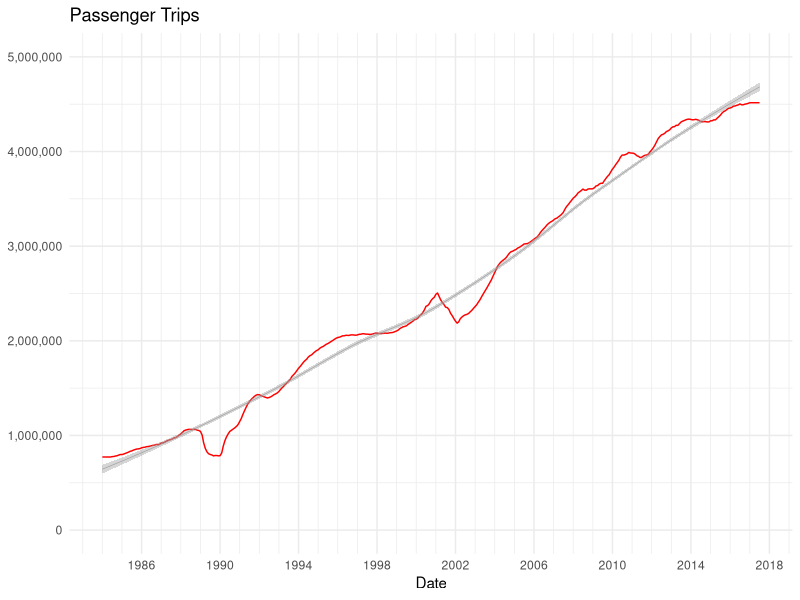
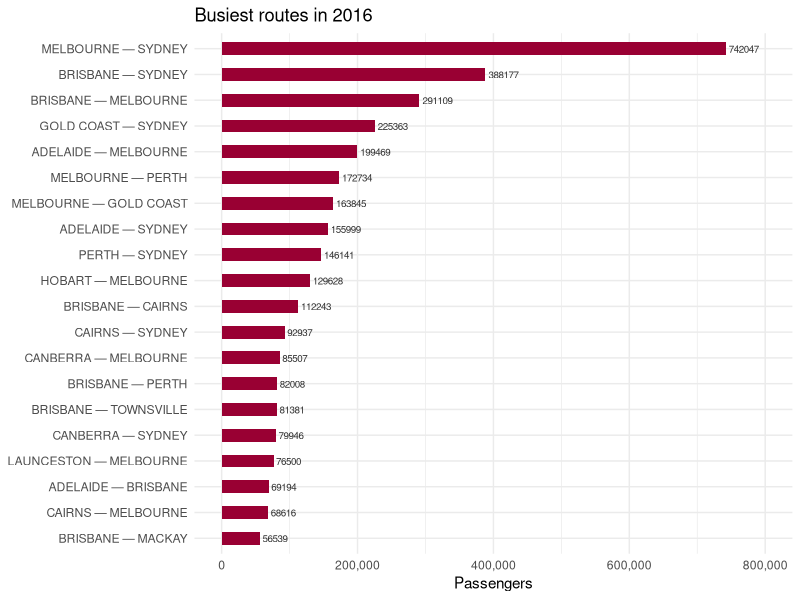
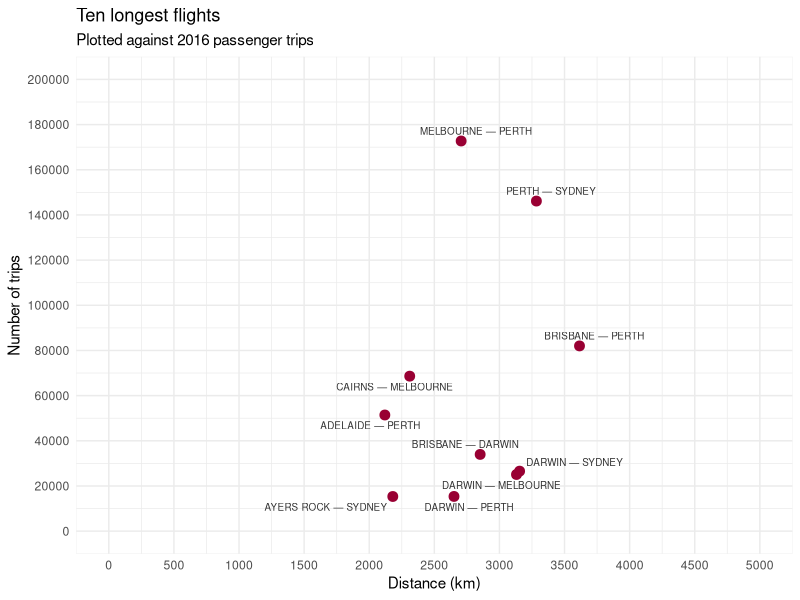
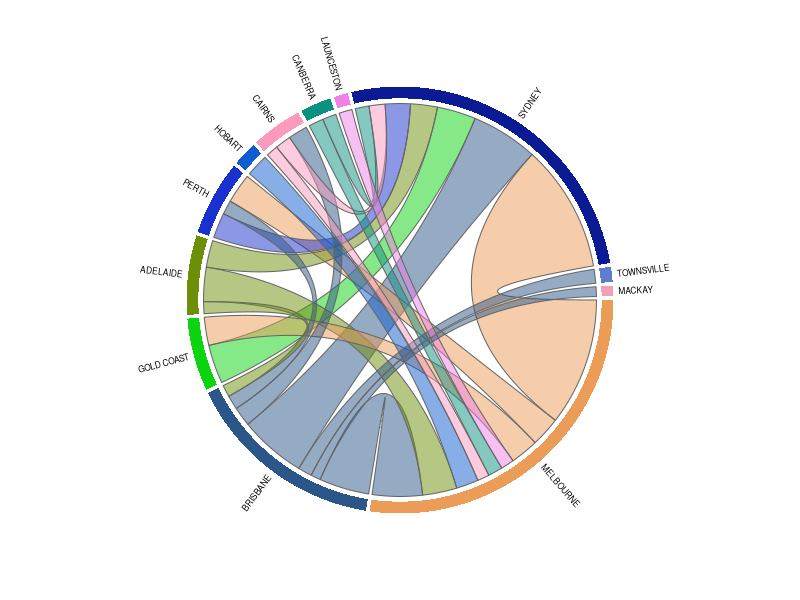
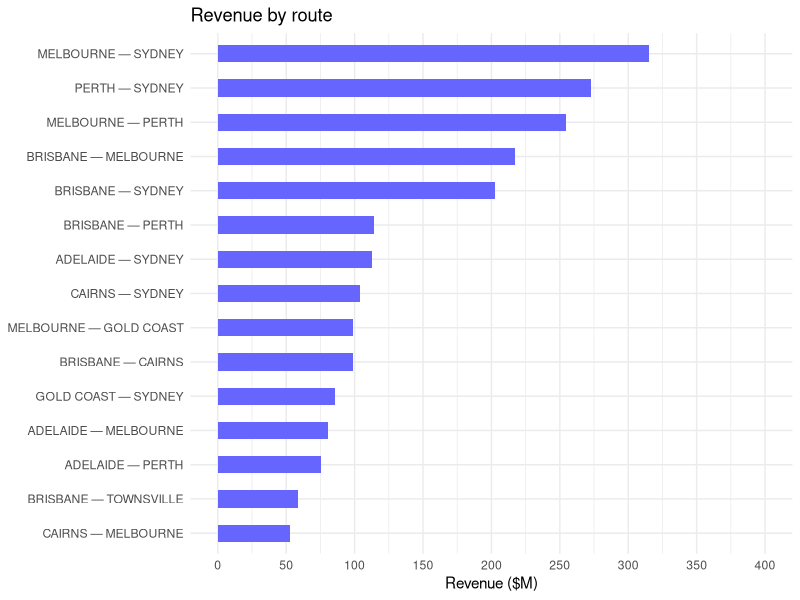
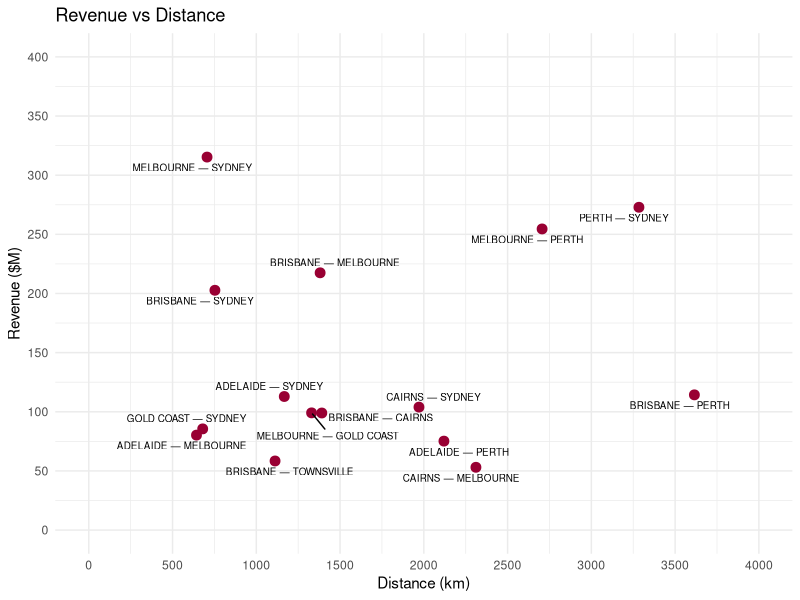

These figures' R source, in order:
## ---- chunk 1
rm(list=ls())
## ---- chunk 2
library(dplyr)
library(tidyr)
library(readr)
library(lubridate)
library(zoo)
library(ggplot2)
library(ggthemes)
library(gridExtra)
library(ggrepel)
library(RColorBrewer)
library(formattable)
library(circlize)
## ---- chunk 3
read_traffic <- function () {
  read_csv("data/domcitypairsweb-2017-10-04.csv")
}

transform_traffic <- function (df) {
  df %>% 
  mutate(
    Month = as.Date(Month, origin="1899-12-30"), # Convert from Excel format
    City1 = as.factor(City1),
    City2 = as.factor(City2))
}
## ---- chunk 4
monthly_traffic <- . %>%
  select(Month, Trips = Passenger_Trips, Seats, RPKs, ASKs) %>%
  group_by(Month) %>%
  summarise_all(funs(. %>% as.numeric %>% sum)) %>%
  # rename_all(funs(str_replace(., "_\\w+", ""))) %>%
  mutate_at(
    vars(Trips, Seats, RPKs, ASKs), 
    funs(rollmean(., k = 12, fill = "extend", align = "center")))
## ---- chunk 5
by_airport_pairs <- . %>%
  unite(Journey, City1, City2, sep = " — ", remove = TRUE) %>%
  group_by(Journey)
## ---- chunk 6
busiest_routes <- function (df, n = 20, year = 2016) { 
  df %>%
    filter(Year == year) %>%
    group_by(City1, City2) %>%
    summarise(
      Trips = Passenger_Trips %>% mean %>% floor) %>%
    arrange(desc(Trips)) %>%
    head(n = n)
}
## ---- chunk 7
dom <- read_traffic() %>% transform_traffic()
glimpse(dom)
## ---- chunk 8
lm_model <- lm(Passenger_Trips ~ Month, data = dom)
summary(lm_model)
## ---- chunk 9
dom %>%
  monthly_traffic() %>%
  ggplot(aes(x=Month, y = Trips)) +
  geom_line(
    colour = "red") +
  stat_smooth(
    method = "loess", colour = "#999999", size = 0.2) +
  scale_x_date(
    date_breaks = "4 years", 
    date_minor_breaks = "1 year", 
    date_labels = "%Y") +
  scale_y_continuous(
    limits = c(0, 5e6), 
    labels = scales::comma) +
  labs(
    title = "Passenger Trips", 
    x = "Date", 
    y = NULL) +
  theme_minimal()
## ---- chunk 10
dom %>%
  busiest_routes(year = 2016, n = 20) %>%
  by_airport_pairs %>%
  ggplot(aes(x = reorder(Journey, Trips), y = Trips)) +
  geom_bar(
    stat = "identity", 
    width = 0.5, 
    fill = "#990033") +
  geom_text(
    aes(label = Trips), 
    size=2.5, hjust = -0.1, 
    colour = "#333333") +
  scale_y_continuous(
    limits = c(0, 800000),
    labels = scales::comma) +
  coord_flip() +
  labs(
    title = "Busiest routes in 2016", 
    x = "Journey", 
    y = "Passengers") +
  theme_minimal() +
  theme(axis.title.y = element_blank())
## ---- chunk 11
dom %>%
  filter(Year == 2016) %>%
  by_airport_pairs() %>%
  summarise(
    Distance = mean(`Distance_GC_(km)`),
    Trips = mean(Passenger_Trips)) %>%
  arrange(desc(Distance)) %>%
  head(n = 10) %>%
  ggplot(aes(x = Distance, y = Trips)) +
  geom_point(size = 3.0, color = "#990033") +
  geom_text_repel(
    aes(label = Journey), size=2.5, 
    colour = "#333333") +
  scale_x_continuous(breaks = seq(0, 5000, 500), limits = c(0, 5000)) +
  scale_y_continuous(breaks = seq(0, 200000, 20000), limits = c(0, 200000)) +
  labs(
    title = "Ten longest flights",
    subtitle = "Plotted against 2016 passenger trips",
    y = "Number of trips", 
    x = "Distance (km)") +
  theme_minimal()
## ---- chunk 12
circos.par()
dom %>%
  busiest_routes(year = 2016, n = 20) %>%
  chordDiagram(
    annotationTrack = "grid",
    preAllocateTracks = list(track.height = max(strwidth(unlist(dimnames(.))))),
    link.border = "#666666")

circos.track(
  track.index = 1, 
  panel.fun = function(x, y) {
    circos.text(
      CELL_META$xcenter, CELL_META$ylim[1], CELL_META$sector.index, 
      facing = "clockwise", 
      niceFacing = TRUE, 
      adj = c(0, 0.5), 
      cex = 0.5)
  }, bg.border = NA) # here set bg.border to NA is important

circos.clear()
## ---- chunk 13
rpk <- dom %>%
  by_airport_pairs %>%
  group_by(Journey) %>%
  summarise(
    mean_RPK = mean(RPKs)/1e6, 
    Distance = mean(`Distance_GC_(km)`)) %>%
  arrange(desc(mean_RPK)) %>%
  head(n = 15)

rpk %>%
  ggplot(aes(x = reorder(Journey, mean_RPK), y = mean_RPK)) +
  geom_col(width = 0.5, fill = "#6666ff") +
  scale_y_continuous(breaks = seq(0, 400, 50), limits = c(0, 400)) +
  coord_flip() +
  theme_minimal() +
  labs(title = "Revenue by route",
       x = NULL,
       y = "Revenue ($M)")
## ---- chunk 14
rpk %>%
  ggplot(aes(x = Distance, y = mean_RPK)) +
  geom_point(colour = "#990033", size = 3) +
  geom_text_repel(aes(label = Journey), size = 2.5) +
  scale_x_continuous(breaks = seq(0, 4000, 500), limits = c(0, 4000)) +
  scale_y_continuous(breaks = seq(0, 400, 50), limits = c(0, 400)) +
  labs(
    title = "Revenue vs Distance",
    x = "Distance (km)",
    y = "Revenue ($M)") +
  theme_minimal()
